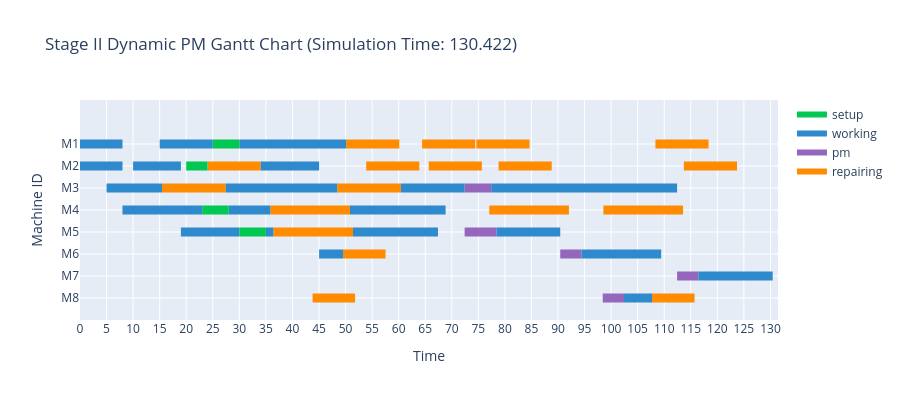

Here is the notebook cell this chart was saved with:
### Code cell
env_stage2.run(until=env_stage2.all_of(job.process for job in jobs_stage2))

# ── Stage II 간트 차트 시각화 ──────────────────────────────────────────────────
fig_stage2 = create_gantt_chart(
    logs=event_logger_stage2.logs,
    max_time=env_stage2.now,
    title=f'Stage II Dynamic PM Gantt Chart (Simulation Time: {round(env_stage2.now, 3)})',
)
fig_stage2.show()

### Figure 1 — Plotly figure (JSON) as saved in the notebook; plotly's stock layout.template omitted (floating-point values rounded to 4 significant figures)
{"data": [{"fill": "toself", "fillcolor": "rgb(255, 140, 0)", "hoverinfo": "name", "legendgroup": "rgb(255, 140, 0)", "mode": "none", "name": "repairing", "type": "scatter", "x": [50.11, 60.11, 60.11, 50.11, 50.11, 64.41, 74.41, 74.41, 64.41, 64.41, 74.64, 84.64, 84.64, 74.64, 74.64, 108.3, 118.3, 118.3, 108.3, 108.3, 120.8, null, null, 120.8, 120.8, 24.02, 34.02, 34.02, 24.02, 24.02, 53.89, 63.89, 63.89, 53.89, 53.89, 65.67, 75.67, 75.67, 65.67, 65.67, 78.82, 88.82, 88.82, 78.82, 78.82, 113.7, 123.7, 123.7, 113.7, 113.7, 128.3, null, null, 128.3, 128.3, 15.45, 27.45, 27.45, 15.45, 15.45, 48.42, 60.42, 60.42, 48.42, 48.42, 35.84, 50.84, 50.84, 35.84, 35.84, 77.06, 92.06, 92.06, 77.06, 77.06, 98.55, 113.5, 113.5, 98.55, 98.55, 129.4, null, null, 129.4, 129.4, 36.4, 51.4, 51.4, 36.4, 36.4, 49.53, 57.53, 57.53, 49.53, 49.53, 122.6, null, null, 122.6, 122.6, 43.79, 51.79, 51.79, 43.79, 43.79, 107.7, 115.7, 115.7, 107.7], "y": [6.8, 6.8, 7.2, 7.2, null, 6.8, 6.8, 7.2, 7.2, null, 6.8, 6.8, 7.2, 7.2, null, 6.8, 6.8, 7.2, 7.2, null, 6.8, 6.8, 7.2, 7.2, null, 5.8, 5.8, 6.2, 6.2, null, 5.8, 5.8, 6.2, 6.2, null, 5.8, 5.8, 6.2, 6.2, null, 5.8, 5.8, 6.2, 6.2, null, 5.8, 5.8, 6.2, 6.2, null, 5.8, 5.8, 6.2, 6.2, null, 4.8, 4.8, 5.2, 5.2, null, 4.8, 4.8, 5.2, 5.2, null, 3.8, 3.8, 4.2, 4.2, null, 3.8, 3.8, 4.2, 4.2, null, 3.8, 3.8, 4.2, 4.2, null, 3.8, 3.8, 4.2, 4.2, null, 2.8, 2.8, 3.2, 3.2, null, 1.8, 1.8, 2.2, 2.2, null, 1.8, 1.8, 2.2, 2.2, null, -0.2, -0.2, 0.2, 0.2, null, -0.2, -0.2, 0.2, 0.2]}, {"fill": "toself", "fillcolor": "rgb(148, 103, 189)", "hoverinfo": "name", "legendgroup": "rgb(148, 103, 189)", "mode": "none", "name": "pm", "type": "scatter", "x": [72.42, 77.42, 77.42, 72.42, 72.42, 72.42, 78.42, 78.42, 72.42, 72.42, 90.42, 94.42, 94.42, 90.42, 90.42, 112.4, 116.4, 116.4, 112.4, 112.4, 98.42, 102.4, 102.4, 98.42], "y": [4.8, 4.8, 5.2, 5.2, null, 2.8, 2.8, 3.2, 3.2, null, 1.8, 1.8, 2.2, 2.2, null, 0.8, 0.8, 1.2, 1.2, null, -0.2, -0.2, 0.2, 0.2]}, {"fill": "toself", "fillcolor": "rgb(46, 137, 205)", "hoverinfo": "name", "legendgroup": "rgb(46, 137, 205)", "mode": "none", "name": "working", "type": "scatter", "x": [0, 8, 8, 0, 0, 15, 25, 25, 15, 15, 30, 39, 39, 30, 30, 39, 50.11, 50.11, 39, 39, 0, 8, 8, 0, 0, 10, 19, 19, 10, 10, 24, 24.02, 24.02, 24, 24, 34.02, 45.02, 45.02, 34.02, 34.02, 5, 15.45, 15.45, 5, 5, 27.45, 42.45, 42.45, 27.45, 27.45, 42.45, 48.42, 48.42, 42.45, 42.45, 60.42, 72.42, 72.42, 60.42, 60.42, 77.42, 98.42, 98.42, 77.42, 77.42, 98.42, 112.4, 112.4, 98.42, 98.42, 8, 23, 23, 8, 8, 28, 35.84, 35.84, 28, 28, 50.84, 68.84, 68.84, 50.84, 50.84, 19, 30, 30, 19, 19, 35, 36.4, 36.4, 35, 35, 51.4, 67.4, 67.4, 51.4, 51.4, 78.42, 90.42, 90.42, 78.42, 78.42, 45.02, 49.53, 49.53, 45.02, 45.02, 94.42, 109.4, 109.4, 94.42, 94.42, 116.4, 130.4, 130.4, 116.4, 116.4, 102.4, 107.7, 107.7, 102.4], "y": [6.8, 6.8, 7.2, 7.2, null, 6.8, 6.8, 7.2, 7.2, null, 6.8, 6.8, 7.2, 7.2, null, 6.8, 6.8, 7.2, 7.2, null, 5.8, 5.8, 6.2, 6.2, null, 5.8, 5.8, 6.2, 6.2, null, 5.8, 5.8, 6.2, 6.2, null, 5.8, 5.8, 6.2, 6.2, null, 4.8, 4.8, 5.2, 5.2, null, 4.8, 4.8, 5.2, 5.2, null, 4.8, 4.8, 5.2, 5.2, null, 4.8, 4.8, 5.2, 5.2, null, 4.8, 4.8, 5.2, 5.2, null, 4.8, 4.8, 5.2, 5.2, null, 3.8, 3.8, 4.2, 4.2, null, 3.8, 3.8, 4.2, 4.2, null, 3.8, 3.8, 4.2, 4.2, null, 2.8, 2.8, 3.2, 3.2, null, 2.8, 2.8, 3.2, 3.2, null, 2.8, 2.8, 3.2, 3.2, null, 2.8, 2.8, 3.2, 3.2, null, 1.8, 1.8, 2.2, 2.2, null, 1.8, 1.8, 2.2, 2.2, null, 0.8, 0.8, 1.2, 1.2, null, -0.2, -0.2, 0.2, 0.2]}, {"fill": "toself", "fillcolor": "rgb(0, 200, 83)", "hoverinfo": "name", "legendgroup": "rgb(0, 200, 83)", "mode": "none", "name": "setup", "type": "scatter", "x": [25, 30, 30, 25, 25, 20, 24, 24, 20, 20, 23, 28, 28, 23, 23, 30, 35, 35, 30], "y": [6.8, 6.8, 7.2, 7.2, null, 5.8, 5.8, 6.2, 6.2, null, 3.8, 3.8, 4.2, 4.2, null, 2.8, 2.8, 3.2, 3.2]}, {"legendgroup": "rgb(0, 200, 83)", "marker": {"color": "rgb(0, 200, 83)", "opacity": 0, "size": 1}, "mode": "markers", "name": "", "showlegend": false, "text": ["job: {job_id}\noperation: {op_id}", "job: {job_id}\noperation: {op_id}", "job: {job_id}\noperation: {op_id}", "job: {job_id}\noperation: {op_id}", "job: {job_id}\noperation: {op_id}", "job: {job_id}\noperation: {op_id}", "job: {job_id}\noperation: {op_id}", "job: {job_id}\noperation: {op_id}"], "type": "scatter", "x": [25, 30, 20, 24, 23, 28, 30, 35], "y": [7, 7, 6, 6, 4, 4, 3, 3]}, {"legendgroup": "rgb(148, 103, 189)", "marker": {"color": "rgb(148, 103, 189)", "opacity": 0, "size": 1}, "mode": "markers", "name": "", "showlegend": false, "text": ["None", "None", "None", "None", "None", "None", "None", "None", "None", "None"], "type": "scatter", "x": [72.42, 77.42, 72.42, 78.42, 90.42, 94.42, 112.4, 116.4, 98.42, 102.4], "y": [5, 5, 3, 3, 2, 2, 1, 1, 0, 0]}, {"legendgroup": "rgb(255, 140, 0)", "marker": {"color": "rgb(255, 140, 0)", "opacity": 0, "size": 1}, "mode": "markers", "name": "", "showlegend": false, "text": ["None", "None", "None", "None", "None", "None", "None", "None", "None", "None", "None", "None", "None", "None", "None", "None", "None", "None", "None", "None", "None", "None", "None", "None", "None", "None", "None", "None", "None", "None", "None", "None", "None", "None", "None", "None", "None", "None", "None", "None", "None", "None", "None", "None"], "type": "scatter", "x": [50.11, 60.11, 64.41, 74.41, 74.64, 84.64, 108.3, 118.3, 120.8, null, 24.02, 34.02, 53.89, 63.89, 65.67, 75.67, 78.82, 88.82, 113.7, 123.7, 128.3, null, 15.45, 27.45, 48.42, 60.42, 35.84, 50.84, 77.06, 92.06, 98.55, 113.5, 129.4, null, 36.4, 51.4, 49.53, 57.53, 122.6, null, 43.79, 51.79, 107.7, 115.7], "y": [7, 7, 7, 7, 7, 7, 7, 7, 7, 7, 6, 6, 6, 6, 6, 6, 6, 6, 6, 6, 6, 6, 5, 5, 5, 5, 4, 4, 4, 4, 4, 4, 4, 4, 3, 3, 2, 2, 2, 2, 0, 0, 0, 0]}, {"legendgroup": "rgb(46, 137, 205)", "marker": {"color": "rgb(46, 137, 205)", "opacity": 0, "size": 1}, "mode": "markers", "name": "", "showlegend": false, "text": ["job: J2\noperation: J2_O1", "job: J2\noperation: J2_O1", "job: J6\noperation: J6_O1", "job: J6\noperation: J6_O1", "job: J9\noperation: J9_O1", "job: J9\noperation: J9_O1", "job: J7\noperation: J7_O1", "job: J7\noperation: J7_O1", "job: J1\noperation: J1_O1", "job: J1\noperation: J1_O1", "job: J5\noperation: J5_O1", "job: J5\noperation: J5_O1", "job: J8\noperation: J8_O1", "job: J8\noperation: J8_O1", "job: J1\noperation: J1_O3", "job: J1\noperation: J1_O3", "job: J4\noperation: J4_O1", "job: J4\noperation: J4_O1", "job: J3\noperation: J3_O1", "job: J3\noperation: J3_O1", "job: J5\noperation: J5_O3", "job: J5\noperation: J5_O3", "job: J10\noperation: J10_O1", "job: J10\noperation: J10_O1", "job: J3\noperation: J3_O3", "job: J3\noperation: J3_O3", "job: J9\noperation: J9_O3", "job: J9\noperation: J9_O3", "job: J1\noperation: J1_O2", "job: J1\noperation: J1_O2", "job: J2\noperation: J2_O2", "job: J2\noperation: J2_O2", "job: J9\noperation: J9_O2", "job: J9\noperation: J9_O2", "job: J5\noperation: J5_O2", "job: J5\noperation: J5_O2", "job: J6\noperation: J6_O2", "job: J6\noperation: J6_O2", "job: J3\noperation: J3_O2", "job: J3\noperation: J3_O2", "job: J10\noperation: J10_O2", "job: J10\noperation: J10_O2", "job: J1\noperation: J1_O4", "job: J1\noperation: J1_O4", "job: J10\noperation: J10_O3", "job: J10\noperation: J10_O3", "job: J9\noperation: J9_O4", "job: J9\noperation: J9_O4", "job: J3\noperation: J3_O4", "job: J3\noperation: J3_O4"], "type": "scatter", "x": [0, 8, 15, 25, 30, 39, 39, 50.11, 0, 8, 10, 19, 24, 24.02, 34.02, 45.02, 5, 15.45, 27.45, 42.45, 42.45, 48.42, 60.42, 72.42, 77.42, 98.42, 98.42, 112.4, 8, 23, 28, 35.84, 50.84, 68.84, 19, 30, 35, 36.4, 51.4, 67.4, 78.42, 90.42, 45.02, 49.53, 94.42, 109.4, 116.4, 130.4, 102.4, 107.7], "y": [7, 7, 7, 7, 7, 7, 7, 7, 6, 6, 6, 6, 6, 6, 6, 6, 5, 5, 5, 5, 5, 5, 5, 5, 5, 5, 5, 5, 4, 4, 4, 4, 4, 4, 3, 3, 3, 3, 3, 3, 3, 3, 2, 2, 2, 2, 1, 1, 0, 0]}], "layout": {"bargap": 1, "bargroupgap": 1, "height": 400, "hovermode": "closest", "legend": {"traceorder": "reversed"}, "showlegend": true, "title": {"text": "Stage II Dynamic PM Gantt Chart (Simulation Time: 130.422)"}, "xaxis": {"dtick": 5, "range": [0, 131.4], "rangeselector": {"buttons": [{"count": 7, "label": "1w", "step": "day", "stepmode": "backward"}, {"count": 1, "label": "1m", "step": "month", "stepmode": "backward"}, {"count": 6, "label": "6m", "step": "month", "stepmode": "backward"}, {"count": 1, "label": "YTD", "step": "year", "stepmode": "todate"}, {"count": 1, "label": "1y", "step": "year", "stepmode": "backward"}, {"step": "all"}]}, "showgrid": true, "title": {"text": "Time"}, "type": "linear", "zeroline": false}, "yaxis": {"autorange": false, "range": [-1, 9], "showgrid": true, "ticktext": ["M8", "M7", "M6", "M5", "M4", "M3", "M2", "M1"], "tickvals": [0, 1, 2, 3, 4, 5, 6, 7], "title": {"text": "Machine ID"}, "zeroline": false}}}
